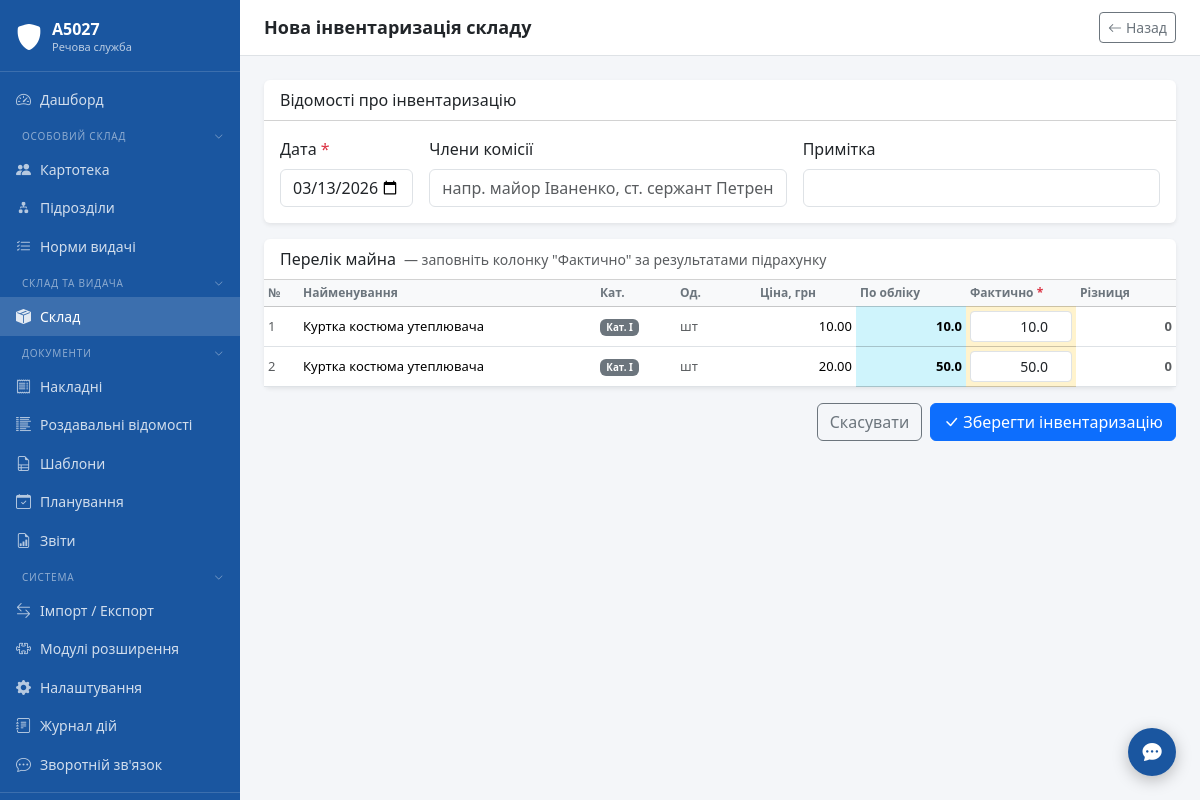
The app's page /warehouse/inventory/new (signed in) with its own data.
### tables this page shows
CREATE TABLE settings (
            key TEXT PRIMARY KEY,
            value TEXT NOT NULL DEFAULT '',
            updated_at TEXT NOT NULL DEFAULT (datetime('now','localtime'))
        );

CREATE TABLE item_dictionary (
            id INTEGER PRIMARY KEY AUTOINCREMENT,
            name TEXT NOT NULL UNIQUE,
            unit_of_measure TEXT NOT NULL DEFAULT 'шт',
            -- Ознаки
            is_inventory INTEGER NOT NULL DEFAULT 0,
            has_serial_number INTEGER NOT NULL DEFAULT 0,
            needs_passport INTEGER NOT NULL DEFAULT 0,
            needs_exploitation_act INTEGER NOT NULL DEFAULT 0,
            -- Класифікація
            season TEXT NOT NULL DEFAULT 'demi',
            gender TEXT NOT NULL DEFAULT 'unisex',
            -- Норми: офіцери
            officer_norm_qty REAL NOT NULL DEFAULT 1,
            officer_wear_period INTEGER NOT NULL DEFAULT 0,
            -- Норми: солдати/сержанти
            soldier_norm_qty REAL NOT NULL DEFAULT 1,
            soldier_wear_period INTEGER NOT NULL DEFAULT 0,
            created_at TEXT NOT NULL DEFAULT (datetime('now','localtime')),
            updated_at TEXT NOT NULL DEFAULT (datetime('now','localtime'))
        , norm_dict_id INTEGER REFERENCES norm_dictionary(id));

### modules/warehouse/routes.py (the view, shortened to what this page needs)
@bp.route("/inventory/new", methods=["GET", "POST"])
@login_required
def inventory_new():
    conn = get_connection()
    stock = _get_stock(conn)
    conn.close()
    today = datetime.now().strftime("%Y-%m-%d")
    return render_template(
        "warehouse/inventory_form.html",
        stock=stock, categories=CATEGORIES,
        errors=[],
        form={"date": today},
    )

### templates/warehouse/inventory_form.html (shortened to what this page needs)
{% extends "base.html" %}
{% block page_title %}Нова інвентаризація складу{% endblock %}
{% block topbar_actions %}
<a href="{{ url_for('warehouse.inventory_list') }}" class="btn btn-sm btn-outline-secondary">
    <i class="bi bi-arrow-left me-1"></i>Назад
</a>
{% endblock %}
{% block content %}
<form method="POST">
    <div class="card border-0 shadow-sm mb-3">
        <div class="card-header bg-transparent fw-medium">Відомості про інвентаризацію</div>
        <div class="card-body">
            <div class="row g-3">
                <div class="col-md-2">
                    <label class="form-label">Дата <span class="text-danger">*</span></label>
                    <input type="date" name="date" class="form-control"
                           value="{{ form.date or '' }}" required>
                </div>
                <div class="col-md-5">
                    <label class="form-label">Члени комісії</label>
                    <input type="text" name="members" class="form-control"
                           value="{{ form.members or '' }}"
                           placeholder="напр. майор Іваненко, ст. сержант Петренко">
                </div>
                <div class="col-md-5">
                    <label class="form-label">Примітка</label>
                    <input type="text" name="notes" class="form-control"
                           value="{{ form.notes or '' }}">
                </div>
            </div>
        </div>
    </div>
    <div class="card border-0 shadow-sm mb-3">
        <div class="card-header bg-transparent fw-medium d-flex align-items-center">
            Перелік майна
            <span class="ms-2 text-muted small fw-normal">
                — заповніть колонку "Фактично" за результатами підрахунку
            </span>
        </div>
        <div class="card-body p-0">
            {% if stock %}
            <div class="table-responsive">
                <table class="table table-sm mb-0 align-middle">
                    <thead class="table-light">
                        <tr>
                            <th style="width:35px">№</th>
                            <th>Найменування</th>
                            <th style="width:80px">Кат.</th>
                            <th style="width:80px">Од.</th>
                            <th style="width:100px">Ціна, грн</th>
                            <th style="width:110px" class="table-info">По обліку</th>
                            <th style="width:110px" class="table-warning">
                                Фактично <span class="text-danger">*</span>
                            </th>
                            <th style="width:100px">Різниця</th>
                        </tr>
                    </thead>
                    <tbody>
                        {% for r in stock %}
                        <tr>
                            <td class="text-muted">{{ loop.index }}</td>
                            <td>{{ r.item_name }}</td>
                            <td><span class="badge bg-secondary">Кат. {{ r.category }}</span></td>
                            <td class="text-muted">{{ r.unit_of_measure }}</td>
                            <td class="text-end">{{ "%.2f"|format(r.price) }}</td>
                            <td class="text-end table-info">
                                <strong>{{ r.qty_balance }}</strong>
                            </td>
                            <td class="table-warning">
                                <input type="number"
                                       name="qty_actual[]"
                                       class="form-control form-control-sm text-end actual-input"
                                       value="{{ r.qty_balance }}"
                                       min="0" step="1"
                                       data-expected="{{ r.qty_balance }}"
                                       required>
                            </td>
                            <td class="text-end diff-cell text-muted">0</td>
                        </tr>
                        {% endfor %}
                    </tbody>
                </table>
            </div>
            {% else %}
            <div class="text-center text-muted py-5">
                <i class="bi bi-inbox fs-1 d-block mb-2"></i>
                На складі немає залишків для інвентаризації.
                <a href="{{ url_for('warehouse.income_new') }}">Внести прихід</a>
            </div>
            {% endif %}
        </div>
    </div>
    {% if stock %}
    <div class="d-flex gap-2 justify-content-end">
        <a href="{{ url_for('warehouse.inventory_list') }}" class="btn btn-outline-secondary">Скасувати</a>
        <button type="submit" class="btn btn-primary">
            <i class="bi bi-check-lg me-1"></i>Зберегти інвентаризацію
        </button>
    </div>
    {% endif %}
</form>
{% endblock %}

### templates/base.html (shortened to what this page needs)
<!DOCTYPE html>
<html lang="uk">
<head>
    <link rel="stylesheet" href="{{ url_for('static', filename='css/bootstrap.min.css') }}">
    <link rel="stylesheet" href="{{ url_for('static', filename='css/bootstrap-icons.min.css') }}">
    <link rel="stylesheet" href="{{ url_for('static', filename='css/main.css') }}">
    <link rel="stylesheet" href="{{ url_for('static', filename='css/theme-' ~ (session.get('theme') or 'default') ~ '.css') }}">
</head>
<body>
<div class="app-wrapper">
    <nav class="app-sidebar">
        <a class="sidebar-brand" href="{{ url_for('dashboard') }}">
            <i class="bi bi-shield-fill sidebar-brand-icon"></i>
            <div class="sidebar-brand-text">
                <div class="title">{{ unit_name }}</div>
                <div class="subtitle">Речова служба</div>
            </div>
        </a>
        {%- set _in_docs = request.blueprint in ('invoices','rv','doc_templates','planning','reports') %}
        {%- set _in_plugins = plugin_menu_items and request.path and plugin_menu_items | selectattr('url') | list | length > 0 %}
        {%- set _sidebar_extra = slot('sidebar.items') %}
        {%- set _in_extra = _sidebar_extra and _sidebar_extra | length > 0 %}
        {%- set _in_system = request.blueprint in ('import_export','plugins','settings','audit') or request.path.startswith('/settings/') or request.path.startswith('/audit/') %}
        <ul class="nav flex-column sidebar-nav">
            <li class="nav-item">
                <a class="nav-link {% if request.endpoint == 'dashboard' %}active{% endif %}"
                   href="{{ url_for('dashboard') }}">
                    <i class="bi bi-speedometer2"></i> Дашборд
                </a>
            </li>
            <li>
                <button class="nav-section-toggle" data-section="os">
                    <span>Особовий склад</span>
                    <i class="bi bi-chevron-down nav-section-chevron"></i>
                </button>
            </li>
            <li class="nav-section-body" data-section-body="os">
                <ul class="nav flex-column">
                    <li class="nav-item">
                        <a class="nav-link {% if request.blueprint == 'personnel' %}active{% endif %}"
                           href="/personnel/">
                            <i class="bi bi-people-fill"></i> Картотека
                        </a>
                    </li>
                    <li class="nav-item">
                        <a class="nav-link {% if request.path == '/units/' or request.path.startswith('/units/') %}active{% endif %}"
                           href="/units/">
                            <i class="bi bi-diagram-2-fill"></i> Підрозділи
                        </a>
                    </li>
                    <li class="nav-item">
                        <a class="nav-link {% if request.blueprint == 'supply_norms' %}active{% endif %}"
                           href="/supply-norms/">
                            <i class="bi bi-list-check"></i> Норми видачі
                        </a>
                    </li>
                </ul>
            </li>
            <li>
                <button class="nav-section-toggle" data-section="sklad">
                    <span>Склад та видача</span>
                    <i class="bi bi-chevron-down nav-section-chevron"></i>
                </button>
            </li>
            <li class="nav-section-body" data-section-body="sklad">
                <ul class="nav flex-column">
                    <li class="nav-item">
                        <a class="nav-link {% if request.blueprint == 'warehouse' %}active{% endif %}"
                           href="/warehouse/">
                            <i class="bi bi-box-seam-fill"></i> Склад
                        </a>
                    </li>
                </ul>
            </li>
            <li>
                <button class="nav-section-toggle" data-section="docs"
                        {% if _in_docs %}data-default-open="1"{% endif %}>
                    <span>Документи</span>
                    <i class="bi bi-chevron-down nav-section-chevron"></i>
                </button>
            </li>
            <li class="nav-section-body" data-section-body="docs">
                <ul class="nav flex-column">
                    <li class="nav-item">
                        <a class="nav-link {% if request.blueprint == 'invoices' %}active{% endif %}"
                           href="/invoices/">
                            <i class="bi bi-receipt"></i> Накладні
                        </a>
                    </li>
                    <li class="nav-item">
                        <a class="nav-link {% if request.blueprint == 'rv' %}active{% endif %}"
                           href="/rv/">
                            <i class="bi bi-list-columns-reverse"></i> Роздавальні відомості
                        </a>
                    </li>
                    <li class="nav-item">
                        <a class="nav-link {% if request.blueprint == 'doc_templates' %}active{% endif %}"
                           href="/doc-templates/">
                            <i class="bi bi-file-earmark-ruled"></i> Шаблони
                        </a>
                    </li>
                    <li class="nav-item">
                        <a class="nav-link {% if request.blueprint == 'planning' %}active{% endif %}"
                           href="{{ url_for('planning.index') }}">
                            <i class="bi bi-calendar-check"></i> Планування
                        </a>
                    </li>
                    <li class="nav-item">
                        <a class="nav-link {% if request.blueprint == 'reports' %}active{% endif %}"
                           href="{{ url_for('reports.index') }}">
                            <i class="bi bi-file-earmark-bar-graph"></i> Звіти
                        </a>
                    </li>
                </ul>
            </li>
            <li>
                <button class="nav-section-toggle" data-section="system"
                        {% if _in_system %}data-default-open="1"{% endif %}>
                    <span>Система</span>
                    <i class="bi bi-chevron-down nav-section-chevron"></i>
                </button>
            </li>
            <li class="nav-section-body" data-section-body="system">
                <ul class="nav flex-column">
                    <li class="nav-item">
                        <a class="nav-link {% if request.blueprint == 'import_export' %}active{% endif %}"
                           href="{{ url_for('import_export.index') }}">
                            <i class="bi bi-arrow-left-right"></i> Імпорт / Експорт
                        </a>
                    </li>
                    <li class="nav-item">
                        <a class="nav-link {% if request.blueprint == 'plugins' %}active{% endif %}"
                           href="{{ url_for('plugins.index') }}">
                            <i class="bi bi-puzzle"></i> Модулі розширення
                        </a>
                    </li>
                    <li class="nav-item">
                        <a class="nav-link {% if request.path.startswith('/settings/') %}active{% endif %}"
                           href="/settings/">
                            <i class="bi bi-gear-fill"></i> Налаштування
                        </a>
                    </li>
                    <li class="nav-item">
                        <a class="nav-link {% if request.path.startswith('/audit/') %}active{% endif %}"
                           href="/audit/">
                            <i class="bi bi-journal-text"></i> Журнал дій
                        </a>
                    </li>
                    <li class="nav-item">
                        <a class="nav-link {% if request.path.startswith('/feedback') %}active{% endif %}"
                           href="/feedback/">
                            <i class="bi bi-chat-dots"></i> Зворотній зв'язок
                        </a>
                    </li>
                </ul>
            </li>
        </ul>
        <div class="sidebar-footer">
        </div>
    </nav>
    <div class="app-main">
        <div class="app-topbar">
            <h1>{% block page_title %}{% endblock %}</h1>
            <div class="d-flex gap-2">
                {% block topbar_actions %}{% endblock %}
            </div>
        </div>
        <div class="app-content">
            {% block content %}{% endblock %}
        </div>
    </div>
</div>
<div class="toast-container-fixed" id="toastContainer">
{% if session.get('user_id') %}
<button id="fbFloatBtn" title="Зворотній зв'язок / Повідомити про помилку"
        data-bs-toggle="modal" data-bs-target="#feedbackModal"
        style="position:fixed;bottom:1.5rem;right:1.5rem;z-index:1040;
               width:48px;height:48px;border-radius:50%;
               background:var(--app-primary);color:#fff;border:none;
               box-shadow:0 4px 16px rgba(0,0,0,.25);font-size:1.2rem;
               display:flex;align-items:center;justify-content:center;
               transition:transform .15s;">
    <i class="bi bi-chat-dots-fill"></i>
</button>
{% endif %}
</div></div>
</body>
</html>

### records on screen
settings: value "А5027"
item_dictionary: item_name "Куртка костюма утеплювача", category "I", unit_of_measure "шт", price "10.00", qty_balance "10.0", price "20.00", qty_balance "50.0"
